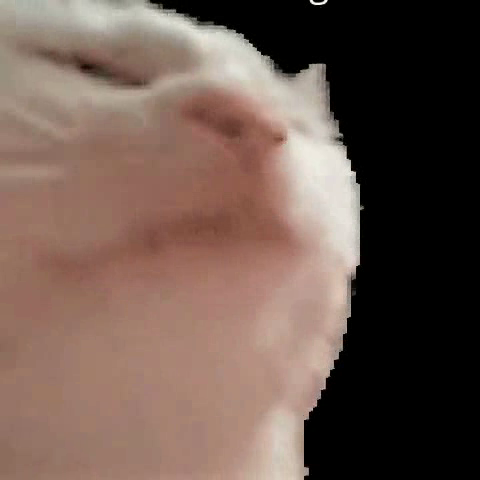
#> input picture frame 3 of Lab5/output.mp4, 480 x 480 px, given in place of test1.mp4, which was not available
$ python main.py
#> lines starting #> are read from the running program, lines starting #| are printed output that depends on the picture; after the words box and inside, x2 and y2 are one past the last pixel; in counts of white or black regions, pixels touching at a corner belong together; pictures that were not available may be replaced by others from this repository, and a replacement may not be noted
import cv2 as cv

def process(path,thrashLow,thrashAr,ksize,sigma):
#> called with path = 'test1.mp4', thrashLow = 200, thrashAr = 30, ksize = 3, sigma = 100
    cap = cv.VideoCapture(path, cv.CAP_ANY)
    ret, frame = cap.read()
#> frame is the input picture: shape (480, 480, 3); mean B, G, R 79.5, 88.8, 109.8
    w = int(cap.get(cv.CAP_PROP_FRAME_WIDTH))
    h = int(cap.get(cv.CAP_PROP_FRAME_HEIGHT))
    fourcc = cv.VideoWriter_fourcc(*'mp4v')
    video_writer = cv.VideoWriter("output.mp4", fourcc, 25, (w, h))
    ret,frame=cap.read()
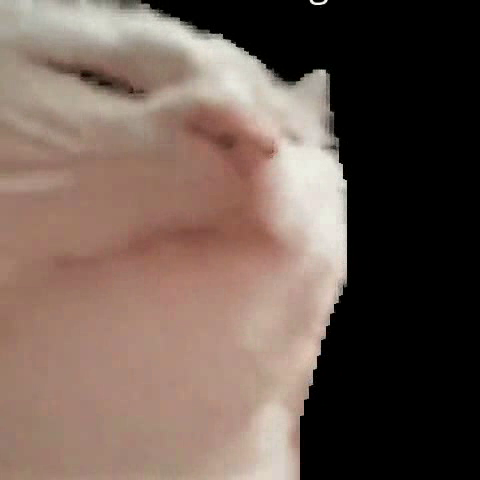
#> input picture frame 4 of Lab5/output.mp4, 480 x 480 px, given in place of test1.mp4, which was not available
#> frame is the input picture: shape (480, 480, 3); mean B, G, R 82.8, 92, 110.1
    gray = cv.cvtColor(frame, cv.COLOR_BGR2GRAY)
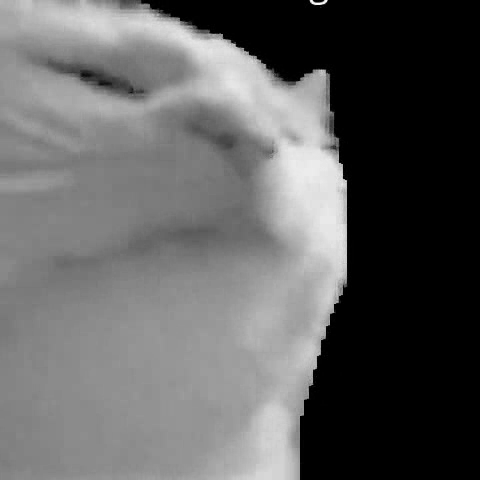
#> gray: shape (480, 480); min 0, max 253, mean 96.4
    oldframe = cv.GaussianBlur(gray, (ksize, ksize), sigma)
    while True:
        ret, frame = cap.read()
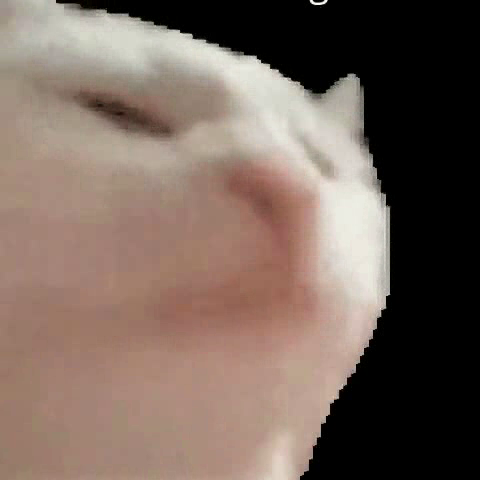
#> input picture frame 5 of Lab5/output.mp4, 480 x 480 px, given in place of test1.mp4, which was not available
#> frame is the input picture: shape (480, 480, 3); mean B, G, R 92.6, 102.3, 120
        if not (ret):
            break
        gray = cv.cvtColor(frame, cv.COLOR_BGR2GRAY)
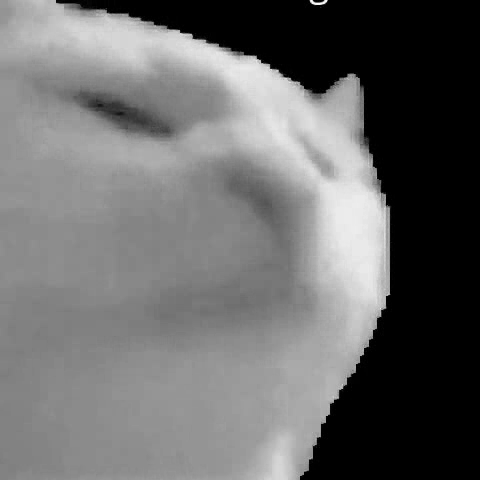
#> gray: shape (480, 480); min 0, max 253, mean 106.5
        gaus = cv.GaussianBlur(gray, (ksize, ksize), sigma)
        frame_diff = cv.absdiff(oldframe, gaus)
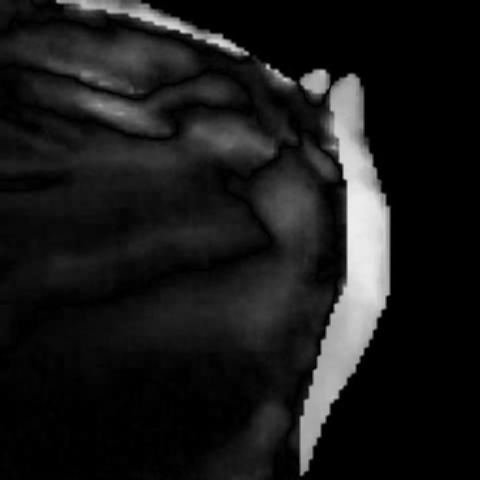
#> frame_diff: shape (480, 480); min 0, max 236, mean 26.1
        thrash = cv.threshold(frame_diff, thrashLow, 255,cv.THRESH_BINARY)[1]
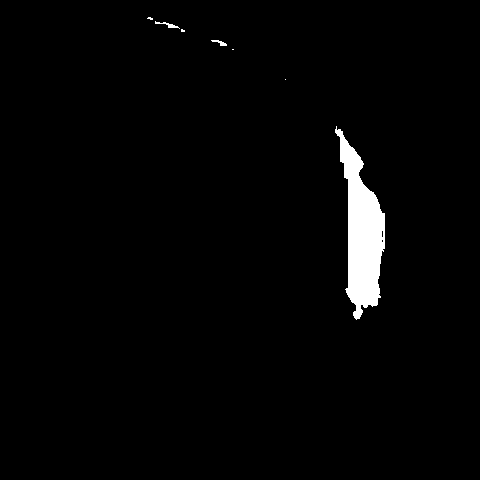
#> thrash: shape (480, 480); 2.1% white; 7 white regions (4 under 20 px)
        contours,_=cv.findContours(thrash,cv.RETR_EXTERNAL,cv.CHAIN_APPROX_SIMPLE)
#> contours = 7 contours, 4 with area under 20; largest, box (x1, y1, x2, y2) and area: (335, 126, 385, 320) 4570, (155, 21, 180, 29) 32, (211, 40, 227, 46) 26

        try:
            cnt=contours[0]
#> cnt = contour of 156 points, box (x1, y1, x2, y2) (335, 126, 385, 320), area 4570
            area = cv.contourArea(cnt)
#> area = 4570.5
            if area > thrashAr:
                video_writer.write(frame)
        except:
            print("Нет контура")
        oldframe = gaus
    cap.release()
    cv.destroyAllWindows()
process("test1.mp4",200,30,3,100)

$ run again, starting later in the video
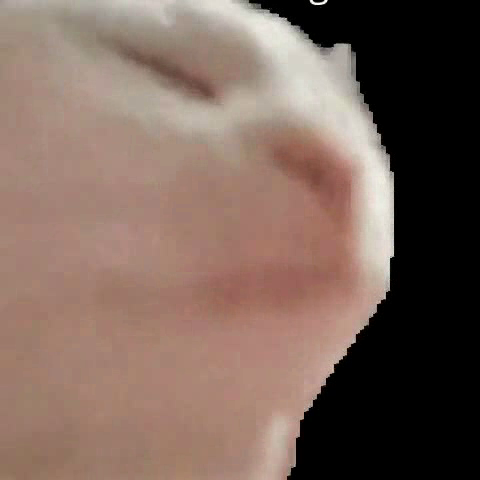
#> input picture frame 17 of Lab5/output.mp4, 480 x 480 px, given in place of test1.mp4, which was not available
#> in process, frame is the input picture: shape (480, 480, 3); mean B, G, R 91.2, 101.4, 123.5
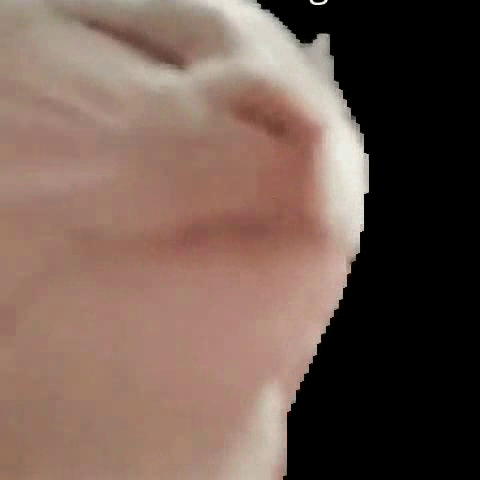
#> input picture frame 19 of Lab5/output.mp4, 480 x 480 px, given in place of test1.mp4, which was not available
#> in process, frame is the input picture: shape (480, 480, 3); mean B, G, R 81.5, 91.5, 113.9
#> in process, `thrash = cv.threshold(frame_diff, thrashLow, 255,cv.THRESH_BINARY)[1]`:
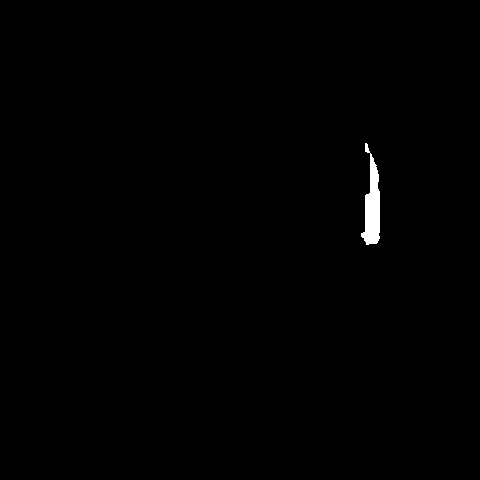
#> thrash: shape (480, 480); 0.47% white; 1 white region
#> contours = 1 contour; box (x1, y1, x2, y2) and area: (361, 143, 380, 245) 970
#> cnt = contour of 60 points, box (x1, y1, x2, y2) (361, 143, 380, 245), area 970
#> area = 970
